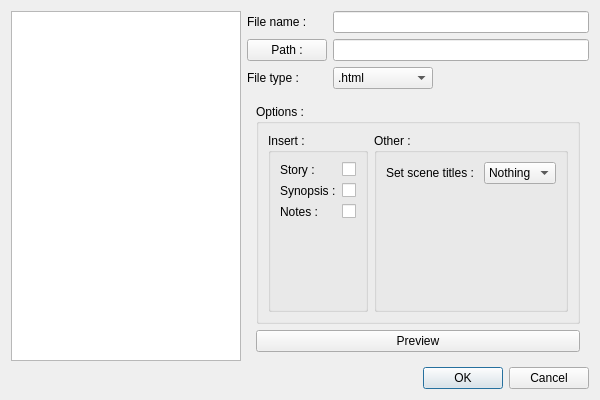
<?xml version="1.0" encoding="UTF-8"?>
<ui version="4.0">
 <class>Exporter</class>
 <widget class="QDialog" name="Exporter">
  <property name="geometry">
   <rect>
    <x>0</x>
    <y>0</y>
    <width>600</width>
    <height>400</height>
   </rect>
  </property>
  <property name="minimumSize">
   <size>
    <width>600</width>
    <height>400</height>
   </size>
  </property>
  <property name="windowTitle">
   <string>Dialog</string>
  </property>
  <property name="locale">
   <locale language="English" country="UnitedKingdom"/>
  </property>
  <layout class="QVBoxLayout" name="verticalLayout">
   <item>
    <layout class="QHBoxLayout" name="horizontalLayout" stretch="0,1">
     <item>
      <widget class="ExporterTree" name="tree">
       <property name="horizontalScrollBarPolicy">
        <enum>Qt::ScrollBarAlwaysOff</enum>
       </property>
       <property name="editTriggers">
        <set>QAbstractItemView::NoEditTriggers</set>
       </property>
       <property name="showDropIndicator" stdset="0">
        <bool>false</bool>
       </property>
       <property name="indentation">
        <number>10</number>
       </property>
       <property name="headerHidden">
        <bool>true</bool>
       </property>
       <attribute name="headerDefaultSectionSize">
        <number>0</number>
       </attribute>
      </widget>
     </item>
     <item>
      <layout class="QVBoxLayout" name="verticalLayout_2">
       <item>
        <layout class="QFormLayout" name="pathFormLayout">
         <property name="fieldGrowthPolicy">
          <enum>QFormLayout::AllNonFixedFieldsGrow</enum>
         </property>
         <item row="0" column="0">
          <widget class="QLabel" name="fileNameLabel">
           <property name="text">
            <string>File name :</string>
           </property>
          </widget>
         </item>
         <item row="0" column="1">
          <widget class="QLineEdit" name="fileNameLineEdit"/>
         </item>
         <item row="1" column="0">
          <widget class="QPushButton" name="pathButton">
           <property name="text">
            <string>Path :</string>
           </property>
          </widget>
         </item>
         <item row="1" column="1">
          <widget class="QLineEdit" name="pathLineEdit"/>
         </item>
         <item row="2" column="0">
          <widget class="QLabel" name="fileTypeLabel">
           <property name="text">
            <string>File type :</string>
           </property>
          </widget>
         </item>
         <item row="2" column="1">
          <widget class="QComboBox" name="fileTypeComboBox">
           <property name="maximumSize">
            <size>
             <width>100</width>
             <height>16777215</height>
            </size>
           </property>
           <item>
            <property name="text">
             <string>.html</string>
            </property>
           </item>
           <item>
            <property name="text">
             <string>.odt</string>
            </property>
           </item>
           <item>
            <property name="text">
             <string>.txt</string>
            </property>
           </item>
           <item>
            <property name="text">
             <string>.csv</string>
            </property>
           </item>
           <item>
            <property name="text">
             <string>.pdf</string>
            </property>
           </item>
          </widget>
         </item>
        </layout>
       </item>
       <item>
        <widget class="QStackedWidget" name="stackedWidget">
         <property name="currentIndex">
          <number>0</number>
         </property>
         <widget class="QWidget" name="page">
          <layout class="QVBoxLayout" name="verticalLayout_3">
           <item>
            <widget class="QGroupBox" name="groupBox_2">
             <property name="title">
              <string>Options :</string>
             </property>
             <layout class="QHBoxLayout" name="horizontalLayout_3">
              <item>
               <widget class="QGroupBox" name="groupBox">
                <property name="title">
                 <string>Insert :</string>
                </property>
                <layout class="QFormLayout" name="formLayout_2">
                 <property name="fieldGrowthPolicy">
                  <enum>QFormLayout::AllNonFixedFieldsGrow</enum>
                 </property>
                 <item row="1" column="0">
                  <widget class="QLabel" name="storyLabel">
                   <property name="text">
                    <string>Story :</string>
                   </property>
                  </widget>
                 </item>
                 <item row="1" column="1">
                  <widget class="QCheckBox" name="storyCheckBox"/>
                 </item>
                 <item row="2" column="0">
                  <widget class="QLabel" name="synopsisLabel">
                   <property name="text">
                    <string>Synopsis :</string>
                   </property>
                  </widget>
                 </item>
                 <item row="2" column="1">
                  <widget class="QCheckBox" name="synopsisCheckBox"/>
                 </item>
                 <item row="4" column="0">
                  <widget class="QLabel" name="notesLabel">
                   <property name="text">
                    <string>Notes :</string>
                   </property>
                  </widget>
                 </item>
                 <item row="4" column="1">
                  <widget class="QCheckBox" name="notesCheckBox"/>
                 </item>
                </layout>
               </widget>
              </item>
              <item>
               <widget class="QGroupBox" name="groupBox_3">
                <property name="title">
                 <string>Other :</string>
                </property>
                <layout class="QFormLayout" name="formLayout_3">
                 <property name="fieldGrowthPolicy">
                  <enum>QFormLayout::AllNonFixedFieldsGrow</enum>
                 </property>
                 <item row="0" column="0">
                  <widget class="QLabel" name="setSceneTitlesLabel">
                   <property name="text">
                    <string>Set scene titles : </string>
                   </property>
                  </widget>
                 </item>
                 <item row="0" column="1">
                  <widget class="QComboBox" name="setSceneTitlesComboBox">
                   <item>
                    <property name="text">
                     <string>Nothing</string>
                    </property>
                   </item>
                   <item>
                    <property name="text">
                     <string>Titles</string>
                    </property>
                   </item>
                   <item>
                    <property name="text">
                     <string notr="true">###</string>
                    </property>
                   </item>
                   <item>
                    <property name="text">
                     <string notr="true">***</string>
                    </property>
                   </item>
                  </widget>
                 </item>
                </layout>
               </widget>
              </item>
             </layout>
            </widget>
           </item>
           <item>
            <layout class="QHBoxLayout" name="horizontalLayout_2">
             <item>
              <widget class="QPushButton" name="previewPushButton">
               <property name="text">
                <string>Preview</string>
               </property>
              </widget>
             </item>
            </layout>
           </item>
          </layout>
         </widget>
         <widget class="QWidget" name="page_2">
          <layout class="QVBoxLayout" name="verticalLayout_4">
           <item>
            <widget class="QGroupBox" name="groupBox_4">
             <property name="title">
              <string>Options :</string>
             </property>
             <layout class="QVBoxLayout" name="verticalLayout_5">
              <item>
               <widget class="QGroupBox" name="groupBox_5">
                <property name="title">
                 <string>Insert columns :</string>
                </property>
                <layout class="QFormLayout" name="formLayout_4">
                 <property name="fieldGrowthPolicy">
                  <enum>QFormLayout::AllNonFixedFieldsGrow</enum>
                 </property>
                 <item row="4" column="0">
                  <widget class="QLabel" name="synopsisLabel_2">
                   <property name="text">
                    <string>Synopsis :</string>
                   </property>
                  </widget>
                 </item>
                 <item row="4" column="1">
                  <widget class="QCheckBox" name="synopsisCheckBox_2"/>
                 </item>
                 <item row="6" column="0">
                  <widget class="QLabel" name="notesLabel_2">
                   <property name="text">
                    <string>Notes :</string>
                   </property>
                  </widget>
                 </item>
                 <item row="6" column="1">
                  <widget class="QCheckBox" name="notesCheckBox_2"/>
                 </item>
                 <item row="7" column="0">
                  <widget class="QLabel" name="wordCountLabel_2">
                   <property name="text">
                    <string>Word count :</string>
                   </property>
                  </widget>
                 </item>
                 <item row="7" column="1">
                  <widget class="QCheckBox" name="wordCountCheckBox_2"/>
                 </item>
                 <item row="8" column="0">
                  <widget class="QLabel" name="pointOfViewLabel_2">
                   <property name="text">
                    <string>Point of view :</string>
                   </property>
                  </widget>
                 </item>
                 <item row="8" column="1">
                  <widget class="QCheckBox" name="pointOfViewCheckBox_2"/>
                 </item>
                 <item row="1" column="0">
                  <widget class="QLabel" name="titleLabel_2">
                   <property name="text">
                    <string>Title :</string>
                   </property>
                  </widget>
                 </item>
                 <item row="1" column="1">
                  <widget class="QCheckBox" name="titleCheckBox_2"/>
                 </item>
                 <item row="2" column="0">
                  <widget class="QLabel" name="typeOfSheetLabel_2">
                   <property name="text">
                    <string>Type of sheet :</string>
                   </property>
                  </widget>
                 </item>
                 <item row="2" column="1">
                  <widget class="QCheckBox" name="typeOfSheetCheckBox_2"/>
                 </item>
                </layout>
               </widget>
              </item>
              <item>
               <widget class="QLabel" name="label">
                <property name="text">
                 <string>Warning : the character set is Unicode (UTF-8)</string>
                </property>
                <property name="alignment">
                 <set>Qt::AlignCenter</set>
                </property>
               </widget>
              </item>
             </layout>
            </widget>
           </item>
          </layout>
         </widget>
        </widget>
       </item>
      </layout>
     </item>
    </layout>
   </item>
   <item>
    <widget class="QDialogButtonBox" name="buttonBox">
     <property name="orientation">
      <enum>Qt::Horizontal</enum>
     </property>
     <property name="standardButtons">
      <set>QDialogButtonBox::Cancel|QDialogButtonBox::Ok</set>
     </property>
    </widget>
   </item>
  </layout>
 </widget>
 <customwidgets>
  <customwidget>
   <class>ExporterTree</class>
   <extends>QTreeView</extends>
   <header location="global">exporter/exportertree.h</header>
  </customwidget>
 </customwidgets>
 <resources/>
 <connections>
  <connection>
   <sender>buttonBox</sender>
   <signal>accepted()</signal>
   <receiver>Exporter</receiver>
   <slot>accept()</slot>
   <hints>
    <hint type="sourcelabel">
     <x>227</x>
     <y>382</y>
    </hint>
    <hint type="destinationlabel">
     <x>157</x>
     <y>274</y>
    </hint>
   </hints>
  </connection>
  <connection>
   <sender>buttonBox</sender>
   <signal>rejected()</signal>
   <receiver>Exporter</receiver>
   <slot>reject()</slot>
   <hints>
    <hint type="sourcelabel">
     <x>295</x>
     <y>388</y>
    </hint>
    <hint type="destinationlabel">
     <x>286</x>
     <y>274</y>
    </hint>
   </hints>
  </connection>
 </connections>
</ui>
